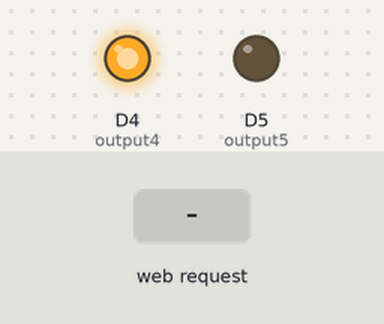
A sketch run on a simulated ESP8266 (NodeMCU). On the bench: output pins drawn as LEDs (lit = HIGH). The inputs (shaded band) are chosen by the test bench. WiFi joins after 1.5 s; servers stay silent unless stated; what the sketch prints to the serial monitor is not drawn.

Above: at 2.9 s.
3.0 s: HTTP request GET /godown received
At 4.4 s:
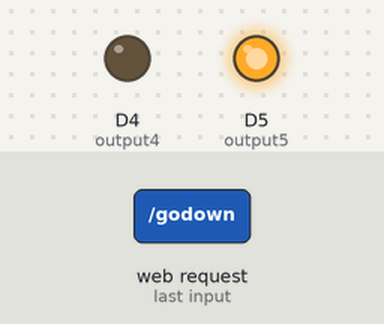
4.7 s: HTTP request GET /goup received
At 4.8 s:
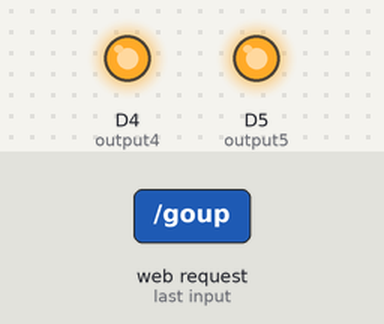
6.2 s: HTTP request GET /stop received
At 6.6 s:
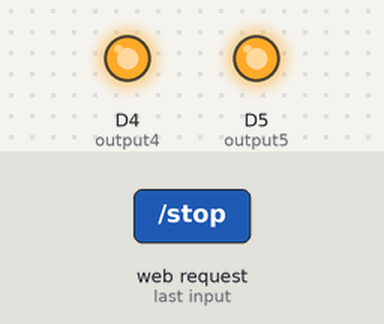
Timing chart, 0 to 9.2 s (numbered marks = the images above; inputs shaded):
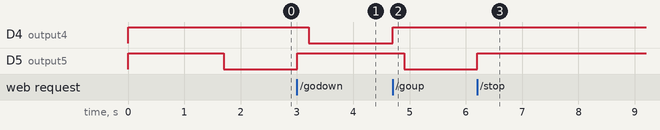

The sketch:

smartShutters.ino
```cpp
/*********
author = "Patrick Bollmann"
email = "pbollman@mail.upb.de"
date = "09.02.2020"
*********/

// Load Wi-Fi library
#include <ESP8266WiFi.h>

// Replace with your network credentials
const char* ssid     = "SSID";
const char* password = "Password";

// Set web server port number to 80
WiFiServer server(80);

// Variable to store the HTTP request
String header;

// Auxiliar variables to store the current output state
String currentState = "up";

// Assign output variables to GPIO pins
const int output5 = D5; //up
const int output4 = D4; //down

// Current time
unsigned long currentTime = millis();
// Previous time
unsigned long previousTime = 0;
// Define timeout time in milliseconds (example: 2000ms = 2s)
const long timeoutTime = 2000;

void up(){
  digitalWrite(output4, HIGH);
  delay(200);
  digitalWrite(output5, LOW);

}
void down(){
  digitalWrite(output5, HIGH);
  delay(200);
  digitalWrite(output4, LOW);

}
void stop(){
  digitalWrite(output5, HIGH);
  digitalWrite(output4, HIGH);

}
void setup() {
  Serial.begin(115200);
  // Initialize the output variables as outputs
  pinMode(output5, OUTPUT);
  pinMode(output4, OUTPUT);
  // Set outputs to HIGH (high means disconnected for my relay module)
  digitalWrite(output5, HIGH);
  digitalWrite(output4, HIGH);

  // Connect to Wi-Fi network with SSID and password
  Serial.print("Connecting to ");
  Serial.println(ssid);
  WiFi.begin(ssid, password);
  while (WiFi.status() != WL_CONNECTED) {
    delay(500);
    Serial.print(".");
  }
  // Print local IP address and start web server
  Serial.println("");
  Serial.println("WiFi connected.");
  Serial.println("IP address: ");
  Serial.println(WiFi.localIP());
  server.begin();
  up();
}

void loop(){
  WiFiClient client = server.available();   // Listen for incoming clients

  if (client) {                             // If a new client connects,
    Serial.println("New Client.");          // print a message out in the serial port
    String currentLine = "";                // make a String to hold incoming data from the client
    currentTime = millis();
    previousTime = currentTime;
    while (client.connected() && currentTime - previousTime <= timeoutTime) { // loop while the client's connected
      currentTime = millis();
      if (client.available()) {             // if there's bytes to read from the client,
        char c = client.read();             // read a byte, then
        Serial.write(c);                    // print it out the serial monitor
        header += c;
        if (c == '\n') {                    // if the byte is a newline character
          // if the current line is blank, you got two newline characters in a row.
          // that's the end of the client HTTP request, so send a response:
          if (currentLine.length() == 0) {
            // HTTP headers always start with a response code (e.g. HTTP/1.1 200 OK)
            // and a content-type so the client knows what's coming, then a blank line:
            client.println("HTTP/1.1 200 OK");
            client.println("Content-type:text/html");
            client.println("Connection: close");
            client.println();

            // turns the GPIOs on and off
            if (header.indexOf("GET /goup") >= 0) {
              Serial.println("going up");
              currentState="up";
              up();
            } else if (header.indexOf("GET /godown") >= 0) {
              Serial.println("going down");
              currentState="down";
              down();
            } else if (header.indexOf("GET /stop") >= 0) {
              Serial.println("stop");
              stop();
            }

            // Display the HTML web page
            client.println("<!DOCTYPE html><html>");
            client.println("<head><meta name=\"viewport\" content=\"width=device-width, initial-scale=1\">");
            client.println("<link rel=\"icon\" href=\"data:,\">");
            // CSS to style the on/off buttons
            // Feel free to change the background-color and font-size attributes to fit your preferences
            client.println("<style>html { font-family: Helvetica; display: inline-block; margin: 0px auto; text-align: center;}");
            client.println(".button { background-color: #195B6A; border: none; color: white; padding: 16px 40px;");
            client.println("text-decoration: none; font-size: 30px; margin: 2px; cursor: pointer;}");
            client.println(".button2 {background-color: #77878A;}");
            client.println(".button3 {background-color: #FF6A6A;}</style></head>");

            // Web Page Heading
            client.println("<body><h1>Smart Shutters</h1>");

            // Display current state, up down button depending on state
            if (currentState=="up") {
              client.println("<p><a href=\"/godown\"><button class=\"button\">Down</button></a></p>");
            } else {
              client.println("<p><a href=\"/goup\"><button class=\"button button2\">Up</button></a></p>");
            }
            // Display the stop button
            client.println("<p><a href=\"/stop\"><button class=\"button button3\">Stop</button></a></p>");

            client.println("</body></html>");

            // The HTTP response ends with another blank line
            client.println();
            // Break out of the while loop
            break;
          } else { // if you got a newline, then clear currentLine
            currentLine = "";
          }
        } else if (c != '\r') {  // if you got anything else but a carriage return character,
          currentLine += c;      // add it to the end of the currentLine
        }
      }
    }
    // Clear the header variable
    header = "";
    // Close the connection
    client.stop();
    Serial.println("Client disconnected.");
    Serial.println("");
  }
}
```

Measured:
- after the input at 3.0 s, D4 (output4): HIGH → LOW after 0.21 s; D5 (output5): LOW → HIGH at once
- after the input at 4.7 s, D4 (output4): LOW → HIGH at once; D5 (output5): HIGH → LOW after 0.21 s
- after the input at 6.2 s, D5 (output5): LOW → HIGH at once
